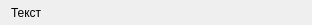
<?xml version="1.0" encoding="UTF-8"?>
<ui version="4.0">
 <class>CustomerItem</class>
 <widget class="QWidget" name="CustomerItem">
  <property name="geometry">
   <rect>
    <x>0</x>
    <y>0</y>
    <width>312</width>
    <height>25</height>
   </rect>
  </property>
  <property name="windowTitle">
   <string>Form</string>
  </property>
  <layout class="QVBoxLayout" name="verticalLayout">
   <property name="topMargin">
    <number>0</number>
   </property>
   <property name="rightMargin">
    <number>0</number>
   </property>
   <property name="bottomMargin">
    <number>0</number>
   </property>
   <item>
    <widget class="QLabel" name="label">
     <property name="font">
      <font>
       <pointsize>9</pointsize>
      </font>
     </property>
     <property name="text">
      <string>Текст</string>
     </property>
    </widget>
   </item>
  </layout>
 </widget>
 <resources/>
 <connections/>
</ui>
